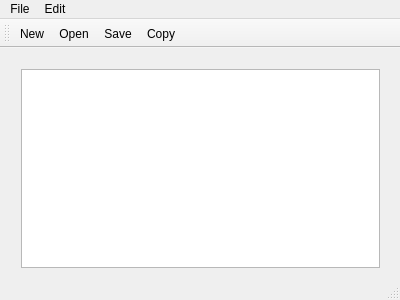
<?xml version="1.0" encoding="UTF-8"?>
<ui version="4.0">
 <class>MainWindow</class>
 <widget class="QMainWindow" name="MainWindow">
  <property name="geometry">
   <rect>
    <x>0</x>
    <y>0</y>
    <width>400</width>
    <height>300</height>
   </rect>
  </property>
  <property name="windowTitle">
   <string>MainWindow</string>
  </property>
  <widget class="QWidget" name="centralWidget">
   <widget class="QWidget" name="verticalLayoutWidget">
    <property name="geometry">
     <rect>
      <x>10</x>
      <y>10</y>
      <width>381</width>
      <height>221</height>
     </rect>
    </property>
    <layout class="QVBoxLayout" name="verticalLayout">
     <item>
      <widget class="QTextEdit" name="textEdit"/>
     </item>
    </layout>
   </widget>
  </widget>
  <widget class="QMenuBar" name="menuBar">
   <property name="geometry">
    <rect>
     <x>0</x>
     <y>0</y>
     <width>400</width>
     <height>22</height>
    </rect>
   </property>
   <widget class="QMenu" name="menuFile">
    <property name="title">
     <string>File</string>
    </property>
    <addaction name="actionNew"/>
    <addaction name="actionOpen"/>
    <addaction name="actionSave"/>
    <addaction name="actionExit"/>
   </widget>
   <widget class="QMenu" name="menuEdit">
    <property name="title">
     <string>Edit</string>
    </property>
    <addaction name="actionCopy"/>
    <addaction name="actionPaste"/>
    <addaction name="actionUndo"/>
    <addaction name="actionRedo"/>
   </widget>
   <addaction name="menuFile"/>
   <addaction name="menuEdit"/>
  </widget>
  <widget class="QToolBar" name="mainToolBar">
   <attribute name="toolBarArea">
    <enum>TopToolBarArea</enum>
   </attribute>
   <attribute name="toolBarBreak">
    <bool>false</bool>
   </attribute>
   <addaction name="actionNew"/>
   <addaction name="actionOpen"/>
   <addaction name="actionSave"/>
   <addaction name="actionCopy"/>
  </widget>
  <widget class="QStatusBar" name="statusBar"/>
  <action name="actionNew">
   <property name="icon">
    <iconset>
     <normaloff>images/new.png</normaloff>
     <normalon>:/images/images/new.png</normalon>images/new.png</iconset>
   </property>
   <property name="text">
    <string>New</string>
   </property>
  </action>
  <action name="actionOpen">
   <property name="icon">
    <iconset>
     <normaloff>images/open.png</normaloff>
     <normalon>:/images/images/open.png</normalon>images/open.png</iconset>
   </property>
   <property name="text">
    <string>Open</string>
   </property>
  </action>
  <action name="actionSave">
   <property name="icon">
    <iconset resource="images.qrc">
     <normaloff>:/images/images/save.png</normaloff>:/images/images/save.png</iconset>
   </property>
   <property name="text">
    <string>Save</string>
   </property>
  </action>
  <action name="actionExit">
   <property name="icon">
    <iconset resource="images.qrc">
     <normaloff>:/images/images/exit.png</normaloff>:/images/images/exit.png</iconset>
   </property>
   <property name="text">
    <string>leave</string>
   </property>
  </action>
  <action name="actionCopy">
   <property name="icon">
    <iconset resource="images.qrc">
     <normaloff>:/images/images/copy.png</normaloff>:/images/images/copy.png</iconset>
   </property>
   <property name="text">
    <string>Copy</string>
   </property>
  </action>
  <action name="actionPaste">
   <property name="icon">
    <iconset resource="images.qrc">
     <normaloff>:/images/images/paste.png</normaloff>:/images/images/paste.png</iconset>
   </property>
   <property name="text">
    <string>Paste</string>
   </property>
  </action>
  <action name="actionUndo">
   <property name="icon">
    <iconset resource="images.qrc">
     <normaloff>:/images/images/undo.png</normaloff>:/images/images/undo.png</iconset>
   </property>
   <property name="text">
    <string>Undo</string>
   </property>
  </action>
  <action name="actionRedo">
   <property name="icon">
    <iconset resource="images.qrc">
     <normaloff>:/images/images/redo.png</normaloff>:/images/images/redo.png</iconset>
   </property>
   <property name="text">
    <string>Redo</string>
   </property>
  </action>
 </widget>
 <layoutdefault spacing="6" margin="11"/>
 <resources>
  <include location="images.qrc"/>
 </resources>
 <connections/>
</ui>
